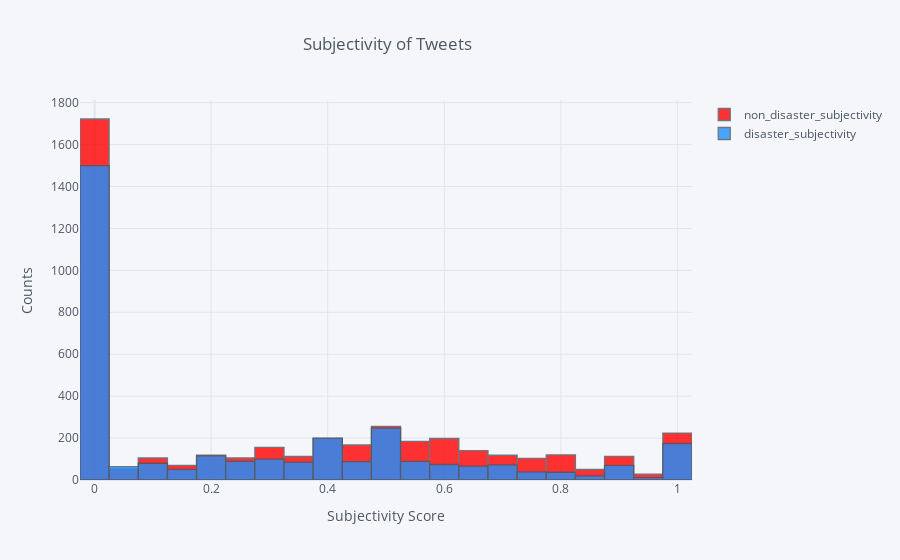

This figure's notebook cell:
### Code cell
#creating the distributions for subjectivity
sentiment_df['disaster_subjectivity'] = sentiment_df[sentiment_df['target']==1]['subjectivity']
sentiment_df['non_disaster_subjectivity'] = sentiment_df[sentiment_df['target']==0]['subjectivity']

#plotting the distributions
subjectivity_fig = sentiment_df[['non_disaster_subjectivity','disaster_subjectivity']].iplot(asFigure=True,
                                                kind='histogram',color=['brightred','dodgerblue'],bins=40,
                                        title='Subjectivity of Tweets',xTitle='Subjectivity Score',yTitle='Counts')
subjectivity_fig.update_layout(title_x=0.43)

subjectivity_fig.show()

### Figure 1 — Plotly figure (JSON) as saved in the notebook; plotly's stock layout.template omitted (floating-point values rounded to 4 significant figures; data arrays with more than 128 entries replaced by an {"elided": "..."} marker saying what was removed)
{"data": [{"histfunc": "count", "histnorm": "", "marker": {"color": "rgba(255, 0, 0, 1.0)", "line": {"color": "#4D5663", "width": 1.3}}, "name": "non_disaster_subjectivity", "nbinsx": 40, "opacity": 0.8, "orientation": "v", "type": "histogram", "x": {"elided": "7613 float values"}}, {"histfunc": "count", "histnorm": "", "marker": {"color": "rgba(30, 144, 255, 1.0)", "line": {"color": "#4D5663", "width": 1.3}}, "name": "disaster_subjectivity", "nbinsx": 40, "opacity": 0.8, "orientation": "v", "type": "histogram", "x": {"elided": "7613 float values"}}], "layout": {"barmode": "overlay", "legend": {"bgcolor": "#F5F6F9", "font": {"color": "#4D5663"}}, "paper_bgcolor": "#F5F6F9", "plot_bgcolor": "#F5F6F9", "title": {"font": {"color": "#4D5663"}, "text": "Subjectivity of Tweets", "x": 0.43}, "xaxis": {"gridcolor": "#E1E5ED", "showgrid": true, "tickfont": {"color": "#4D5663"}, "title": {"font": {"color": "#4D5663"}, "text": "Subjectivity Score"}, "zerolinecolor": "#E1E5ED"}, "yaxis": {"gridcolor": "#E1E5ED", "showgrid": true, "tickfont": {"color": "#4D5663"}, "title": {"font": {"color": "#4D5663"}, "text": "Counts"}, "zerolinecolor": "#E1E5ED"}}}
